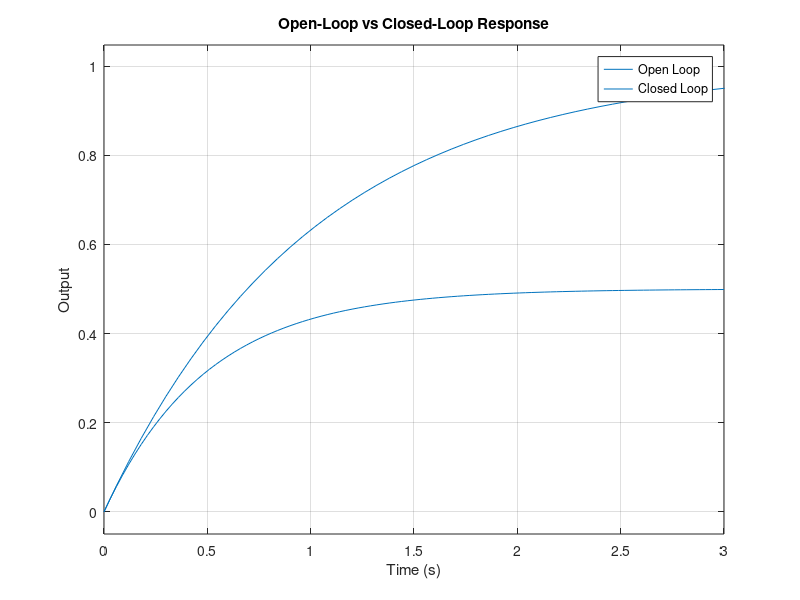

The MATLAB script that drew this image:
%% CONTROL SYSTEM 07 - CLOSED-LOOP CONTROL

clear;
clc;
close all;

%% Define plant
G = tf(1,[1 1]);

%% Define feedback
H = 1;

%% Closed-loop transfer function
T = feedback(G,H);

%% Display systems
disp('Open-loop plant G(s):');
G

disp('Closed-loop transfer function T(s):');
T

%% Step response comparison
figure;

step(G);
hold on;
step(T);

grid on;

legend('Open Loop','Closed Loop');

title('Open-Loop vs Closed-Loop Response');
xlabel('Time (s)');
ylabel('Output');

%% Display closed-loop poles
disp('Closed-loop poles:');
pole(T);
